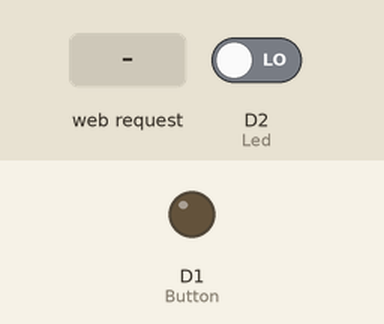
This sketch was run on a simulated ESP8266 (NodeMCU). Shown: output pins drawn as LEDs (lit = HIGH). The inputs (shaded band) are chosen by the test bench; at power-on: D2 (Led) LOW. WiFi joins after 1.5 s; servers stay silent unless stated; what the sketch prints to the serial monitor is not drawn.

Above: at 2.7 s.
2.8 s: HTTP request GET /?r=0 received
Timing chart, 0 to 5.8 s (numbered marks = the images above; inputs shaded):
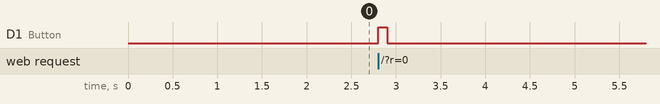

The sketch:

Wifi_Chauffage.ino
```cpp
#include <ESP8266WiFi.h>

const char* ssid = "Livebox-2663.2";
const char* password = "uASXG9a8gN78Z92xrt8c";
bool etat = true;
int Button = D1;
int Led = D2;
int maj = 0;
int sensor_value;
int sensor_test = 0;

String requete = "GET /devicestate/create?devicetype=79&value=";
String token = "&token=cf1769547e3378b6cbe530c8499fad5bc6fe9a2b";
const char * gladys_ip = "192.168.1.17";
const uint16_t gladys_port = 8080;

WiFiServer server(4200);

void setup() {
  Serial.begin(115200);
  delay(10);

  pinMode(Button, OUTPUT);
  digitalWrite(Button, LOW);
  pinMode(Led, INPUT);
  digitalWrite(Led, LOW);

  Serial.println();
  Serial.print("Connecting to ");
  Serial.println(ssid);

  WiFi.begin(ssid, password);

  while (WiFi.status() != WL_CONNECTED) {
    delay(500);
    Serial.print(".");
  }
  Serial.println("");
  Serial.println("WiFi connected");

  server.begin();
  Serial.println("Server started");

  Serial.println(WiFi.localIP());
}

void loop() {

  WiFiClient client = server.available();
  if (!client) {
    if(maj == 0){
      testLed();
      }
    return;
  }

  while(!client.available()){
    delay(1);
  }

  String req = client.readStringUntil('\r');
  Serial.println(req);
  client.flush();

  if (req.indexOf("/?r=0") != -1){
    if(etat != false){
          etat = false;
          digitalWrite(Button, HIGH);
          Serial.println(HIGH);
          delay(100);
          digitalWrite(Button, LOW);
          Serial.println(LOW);
      }

    }else if (req.indexOf("/?r=1") != -1){
      if(etat != true){
        etat = true;
        digitalWrite(Button, HIGH);
        Serial.println(HIGH);
        delay(100);
        digitalWrite(Button, LOW);
        Serial.println(LOW);
        }
      }else {
        Serial.println("invalid request");
        client.stop();
        return;
        }

  client.flush();
  delay(1);
  Serial.println("Client disonnected");
}

void testLed(){
  sensor_value = digitalRead(Led);
  if (sensor_value != sensor_test){
    sensor_value = digitalRead(Led);
      if (sensor_value == sensor_test){
        sensor_value = digitalRead(Led);
          if (sensor_value != sensor_test){
            sensor_value = digitalRead(Led);
              if (sensor_value == sensor_test){
                sensor_value = digitalRead(Led);
                if (sensor_value == sensor_test){
                    sensor_test == sensor_value;
                    rafraichir;
                  }
                }
            }
        }
    }
}

void rafraichir(){
  WiFiClient client;
  if(client.connect(gladys_ip, gladys_port)){
    client.print(requete);
    client.print(sensor_value);
    client.println(token);
    client.println();
    client.stop();
    Serial.println("Envoyé!");
    }
    else(Serial.println("Erreur!"));
  }
```

Measured:
- after the input at 2.8 s, D1 (Button): LOW → HIGH at once, → LOW 0.10 s later
